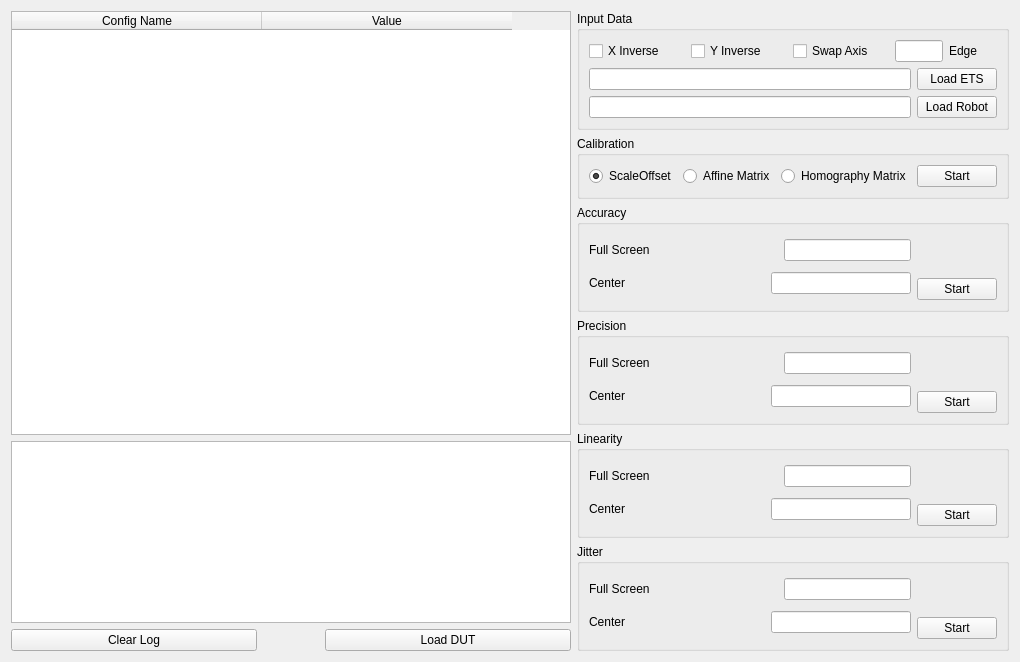
<?xml version="1.0" encoding="UTF-8"?>
<ui version="4.0">
 <class>Form</class>
 <widget class="QWidget" name="Form">
  <property name="geometry">
   <rect>
    <x>0</x>
    <y>0</y>
    <width>1020</width>
    <height>662</height>
   </rect>
  </property>
  <property name="windowTitle">
   <string>Form</string>
  </property>
  <layout class="QVBoxLayout" name="verticalLayout_16">
   <item>
    <layout class="QHBoxLayout" name="horizontalLayout_24" stretch="2,1">
     <item>
      <layout class="QVBoxLayout" name="verticalLayout_15" stretch="7,3,1">
       <item>
        <widget class="QTableWidget" name="tableCFG">
         <attribute name="horizontalHeaderDefaultSectionSize">
          <number>250</number>
         </attribute>
         <column>
          <property name="text">
           <string>Config Name</string>
          </property>
         </column>
         <column>
          <property name="text">
           <string>Value</string>
          </property>
         </column>
        </widget>
       </item>
       <item>
        <widget class="QTextBrowser" name="textBrowser"/>
       </item>
       <item>
        <layout class="QHBoxLayout" name="horizontalLayout_23" stretch="4,1,4">
         <item>
          <widget class="QPushButton" name="btnClear">
           <property name="text">
            <string>Clear Log</string>
           </property>
          </widget>
         </item>
         <item>
          <spacer name="horizontalSpacer">
           <property name="orientation">
            <enum>Qt::Horizontal</enum>
           </property>
           <property name="sizeHint" stdset="0">
            <size>
             <width>40</width>
             <height>20</height>
            </size>
           </property>
          </spacer>
         </item>
         <item>
          <widget class="QPushButton" name="btnLoadCfg">
           <property name="text">
            <string>Load DUT</string>
           </property>
          </widget>
         </item>
        </layout>
       </item>
      </layout>
     </item>
     <item>
      <layout class="QVBoxLayout" name="verticalLayout_14">
       <item>
        <widget class="QGroupBox" name="groupBox">
         <property name="title">
          <string>Input Data</string>
         </property>
         <layout class="QVBoxLayout" name="verticalLayout">
          <item>
           <layout class="QHBoxLayout" name="horizontalLayout" stretch="2,2,2,1,1">
            <item>
             <widget class="QCheckBox" name="cBoxInverseX">
              <property name="text">
               <string>X Inverse</string>
              </property>
             </widget>
            </item>
            <item>
             <widget class="QCheckBox" name="cBoxInverseY">
              <property name="text">
               <string>Y Inverse</string>
              </property>
             </widget>
            </item>
            <item>
             <widget class="QCheckBox" name="cBoxSwapeAxis">
              <property name="text">
               <string>Swap Axis</string>
              </property>
             </widget>
            </item>
            <item>
             <widget class="QLineEdit" name="lineEditEdge"/>
            </item>
            <item>
             <widget class="QLabel" name="label_3">
              <property name="text">
               <string>Edge</string>
              </property>
             </widget>
            </item>
           </layout>
          </item>
          <item>
           <layout class="QHBoxLayout" name="horizontalLayout_2">
            <item>
             <widget class="QLineEdit" name="lineEditETSPath"/>
            </item>
            <item>
             <widget class="QPushButton" name="btnLoadETS">
              <property name="text">
               <string>Load ETS</string>
              </property>
             </widget>
            </item>
           </layout>
          </item>
          <item>
           <layout class="QHBoxLayout" name="horizontalLayout_3">
            <item>
             <widget class="QLineEdit" name="lineEditRobotPath"/>
            </item>
            <item>
             <widget class="QPushButton" name="btnLoadRobot">
              <property name="text">
               <string>Load Robot</string>
              </property>
             </widget>
            </item>
           </layout>
          </item>
         </layout>
        </widget>
       </item>
       <item>
        <widget class="QGroupBox" name="groupBox_2">
         <property name="title">
          <string>Calibration</string>
         </property>
         <layout class="QHBoxLayout" name="horizontalLayout_4">
          <item>
           <widget class="QRadioButton" name="rScalleOffset">
            <property name="text">
             <string>ScaleOffset</string>
            </property>
            <property name="checked">
             <bool>true</bool>
            </property>
           </widget>
          </item>
          <item>
           <widget class="QRadioButton" name="rAffine">
            <property name="text">
             <string>Affine Matrix</string>
            </property>
           </widget>
          </item>
          <item>
           <widget class="QRadioButton" name="rHomograph">
            <property name="text">
             <string>Homography Matrix</string>
            </property>
           </widget>
          </item>
          <item>
           <widget class="QPushButton" name="btnCalibration">
            <property name="text">
             <string>Start</string>
            </property>
           </widget>
          </item>
         </layout>
        </widget>
       </item>
       <item>
        <widget class="QGroupBox" name="groupBox_3">
         <property name="title">
          <string>Accuracy</string>
         </property>
         <layout class="QHBoxLayout" name="horizontalLayout_7">
          <item>
           <layout class="QVBoxLayout" name="verticalLayout_3">
            <item>
             <layout class="QHBoxLayout" name="horizontalLayout_5">
              <item>
               <widget class="QLabel" name="label">
                <property name="text">
                 <string>Full Screen</string>
                </property>
               </widget>
              </item>
              <item>
               <spacer name="horizontalSpacer_2">
                <property name="orientation">
                 <enum>Qt::Horizontal</enum>
                </property>
                <property name="sizeHint" stdset="0">
                 <size>
                  <width>40</width>
                  <height>20</height>
                 </size>
                </property>
               </spacer>
              </item>
              <item>
               <widget class="QLineEdit" name="lineEdit_AccuracyFull"/>
              </item>
             </layout>
            </item>
            <item>
             <layout class="QHBoxLayout" name="horizontalLayout_6">
              <item>
               <widget class="QLabel" name="label_2">
                <property name="text">
                 <string>Center</string>
                </property>
               </widget>
              </item>
              <item>
               <spacer name="horizontalSpacer_3">
                <property name="orientation">
                 <enum>Qt::Horizontal</enum>
                </property>
                <property name="sizeHint" stdset="0">
                 <size>
                  <width>40</width>
                  <height>20</height>
                 </size>
                </property>
               </spacer>
              </item>
              <item>
               <widget class="QLineEdit" name="lineEdit_AccuracyCtr"/>
              </item>
             </layout>
            </item>
           </layout>
          </item>
          <item>
           <layout class="QVBoxLayout" name="verticalLayout_2" stretch="1,5">
            <item>
             <spacer name="verticalSpacer">
              <property name="orientation">
               <enum>Qt::Vertical</enum>
              </property>
              <property name="sizeHint" stdset="0">
               <size>
                <width>20</width>
                <height>40</height>
               </size>
              </property>
             </spacer>
            </item>
            <item>
             <widget class="QPushButton" name="btnAccuracy">
              <property name="text">
               <string>Start</string>
              </property>
             </widget>
            </item>
           </layout>
          </item>
         </layout>
        </widget>
       </item>
       <item>
        <widget class="QGroupBox" name="groupBox_4">
         <property name="title">
          <string>Precision</string>
         </property>
         <layout class="QHBoxLayout" name="horizontalLayout_14">
          <item>
           <layout class="QVBoxLayout" name="verticalLayout_8">
            <item>
             <layout class="QHBoxLayout" name="horizontalLayout_15">
              <item>
               <widget class="QLabel" name="label_7">
                <property name="text">
                 <string>Full Screen</string>
                </property>
               </widget>
              </item>
              <item>
               <spacer name="horizontalSpacer_4">
                <property name="orientation">
                 <enum>Qt::Horizontal</enum>
                </property>
                <property name="sizeHint" stdset="0">
                 <size>
                  <width>40</width>
                  <height>20</height>
                 </size>
                </property>
               </spacer>
              </item>
              <item>
               <widget class="QLineEdit" name="lineEdit_PrecisionFull"/>
              </item>
             </layout>
            </item>
            <item>
             <layout class="QHBoxLayout" name="horizontalLayout_16">
              <item>
               <widget class="QLabel" name="label_8">
                <property name="text">
                 <string>Center</string>
                </property>
               </widget>
              </item>
              <item>
               <spacer name="horizontalSpacer_5">
                <property name="orientation">
                 <enum>Qt::Horizontal</enum>
                </property>
                <property name="sizeHint" stdset="0">
                 <size>
                  <width>40</width>
                  <height>20</height>
                 </size>
                </property>
               </spacer>
              </item>
              <item>
               <widget class="QLineEdit" name="lineEdit_PrecisionCtr"/>
              </item>
             </layout>
            </item>
           </layout>
          </item>
          <item>
           <layout class="QVBoxLayout" name="verticalLayout_9" stretch="1,5">
            <item>
             <spacer name="verticalSpacer_4">
              <property name="orientation">
               <enum>Qt::Vertical</enum>
              </property>
              <property name="sizeHint" stdset="0">
               <size>
                <width>20</width>
                <height>40</height>
               </size>
              </property>
             </spacer>
            </item>
            <item>
             <widget class="QPushButton" name="btnPrecision">
              <property name="text">
               <string>Start</string>
              </property>
             </widget>
            </item>
           </layout>
          </item>
         </layout>
        </widget>
       </item>
       <item>
        <widget class="QGroupBox" name="groupBox_5">
         <property name="title">
          <string>Linearity</string>
         </property>
         <layout class="QHBoxLayout" name="horizontalLayout_17">
          <item>
           <layout class="QVBoxLayout" name="verticalLayout_10">
            <item>
             <layout class="QHBoxLayout" name="horizontalLayout_18">
              <item>
               <widget class="QLabel" name="label_9">
                <property name="text">
                 <string>Full Screen</string>
                </property>
               </widget>
              </item>
              <item>
               <spacer name="horizontalSpacer_6">
                <property name="orientation">
                 <enum>Qt::Horizontal</enum>
                </property>
                <property name="sizeHint" stdset="0">
                 <size>
                  <width>40</width>
                  <height>20</height>
                 </size>
                </property>
               </spacer>
              </item>
              <item>
               <widget class="QLineEdit" name="lineEdit_LinearityFull"/>
              </item>
             </layout>
            </item>
            <item>
             <layout class="QHBoxLayout" name="horizontalLayout_19">
              <item>
               <widget class="QLabel" name="label_10">
                <property name="text">
                 <string>Center</string>
                </property>
               </widget>
              </item>
              <item>
               <spacer name="horizontalSpacer_7">
                <property name="orientation">
                 <enum>Qt::Horizontal</enum>
                </property>
                <property name="sizeHint" stdset="0">
                 <size>
                  <width>40</width>
                  <height>20</height>
                 </size>
                </property>
               </spacer>
              </item>
              <item>
               <widget class="QLineEdit" name="lineEdit_LinearityCtr"/>
              </item>
             </layout>
            </item>
           </layout>
          </item>
          <item>
           <layout class="QVBoxLayout" name="verticalLayout_11" stretch="1,5">
            <item>
             <spacer name="verticalSpacer_5">
              <property name="orientation">
               <enum>Qt::Vertical</enum>
              </property>
              <property name="sizeHint" stdset="0">
               <size>
                <width>20</width>
                <height>40</height>
               </size>
              </property>
             </spacer>
            </item>
            <item>
             <widget class="QPushButton" name="btnLinear">
              <property name="text">
               <string>Start</string>
              </property>
             </widget>
            </item>
           </layout>
          </item>
         </layout>
        </widget>
       </item>
       <item>
        <widget class="QGroupBox" name="groupBox_6">
         <property name="title">
          <string>Jitter</string>
         </property>
         <layout class="QHBoxLayout" name="horizontalLayout_20">
          <item>
           <layout class="QVBoxLayout" name="verticalLayout_12">
            <item>
             <layout class="QHBoxLayout" name="horizontalLayout_21">
              <item>
               <widget class="QLabel" name="label_11">
                <property name="text">
                 <string>Full Screen</string>
                </property>
               </widget>
              </item>
              <item>
               <spacer name="horizontalSpacer_8">
                <property name="orientation">
                 <enum>Qt::Horizontal</enum>
                </property>
                <property name="sizeHint" stdset="0">
                 <size>
                  <width>40</width>
                  <height>20</height>
                 </size>
                </property>
               </spacer>
              </item>
              <item>
               <widget class="QLineEdit" name="lineEdit_JitterFull"/>
              </item>
             </layout>
            </item>
            <item>
             <layout class="QHBoxLayout" name="horizontalLayout_22">
              <item>
               <widget class="QLabel" name="label_12">
                <property name="text">
                 <string>Center</string>
                </property>
               </widget>
              </item>
              <item>
               <spacer name="horizontalSpacer_9">
                <property name="orientation">
                 <enum>Qt::Horizontal</enum>
                </property>
                <property name="sizeHint" stdset="0">
                 <size>
                  <width>40</width>
                  <height>20</height>
                 </size>
                </property>
               </spacer>
              </item>
              <item>
               <widget class="QLineEdit" name="lineEdit_JitterCtr"/>
              </item>
             </layout>
            </item>
           </layout>
          </item>
          <item>
           <layout class="QVBoxLayout" name="verticalLayout_13" stretch="1,5">
            <item>
             <spacer name="verticalSpacer_6">
              <property name="orientation">
               <enum>Qt::Vertical</enum>
              </property>
              <property name="sizeHint" stdset="0">
               <size>
                <width>20</width>
                <height>40</height>
               </size>
              </property>
             </spacer>
            </item>
            <item>
             <widget class="QPushButton" name="btnJitter">
              <property name="text">
               <string>Start</string>
              </property>
             </widget>
            </item>
           </layout>
          </item>
         </layout>
        </widget>
       </item>
      </layout>
     </item>
    </layout>
   </item>
  </layout>
 </widget>
 <resources/>
 <connections/>
</ui>
